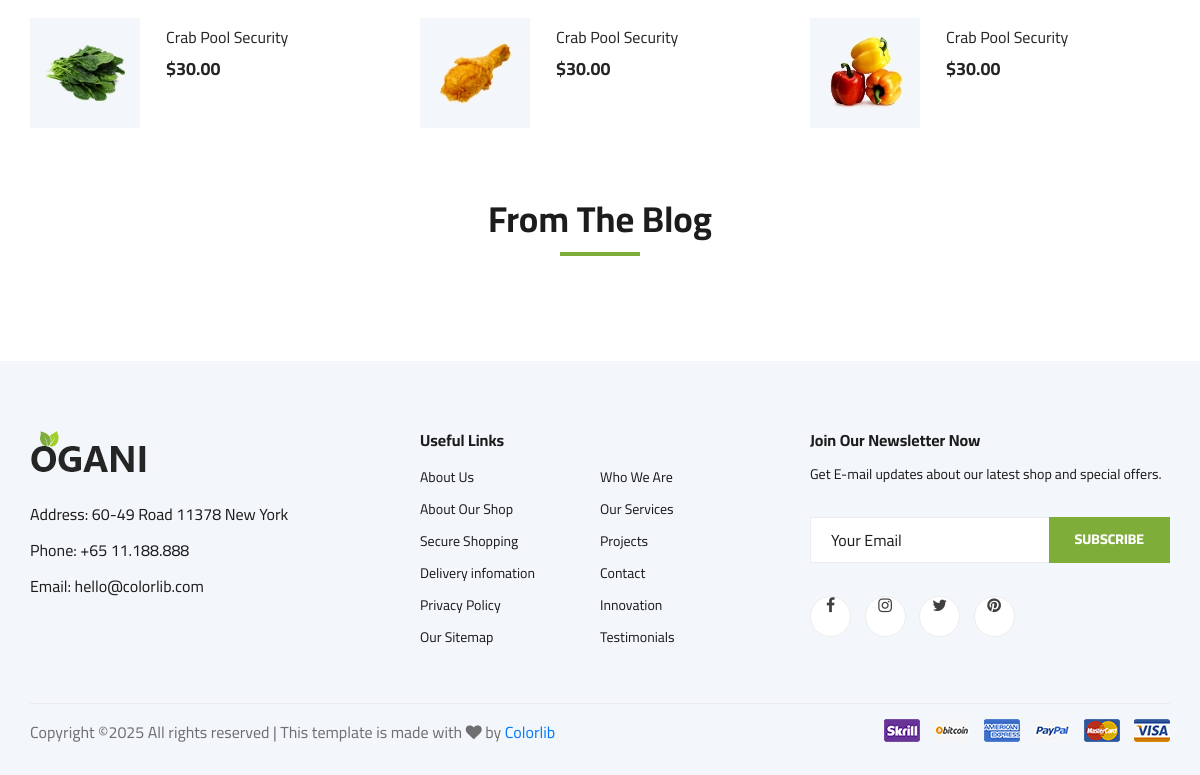
The app's page / (lower part), older data.
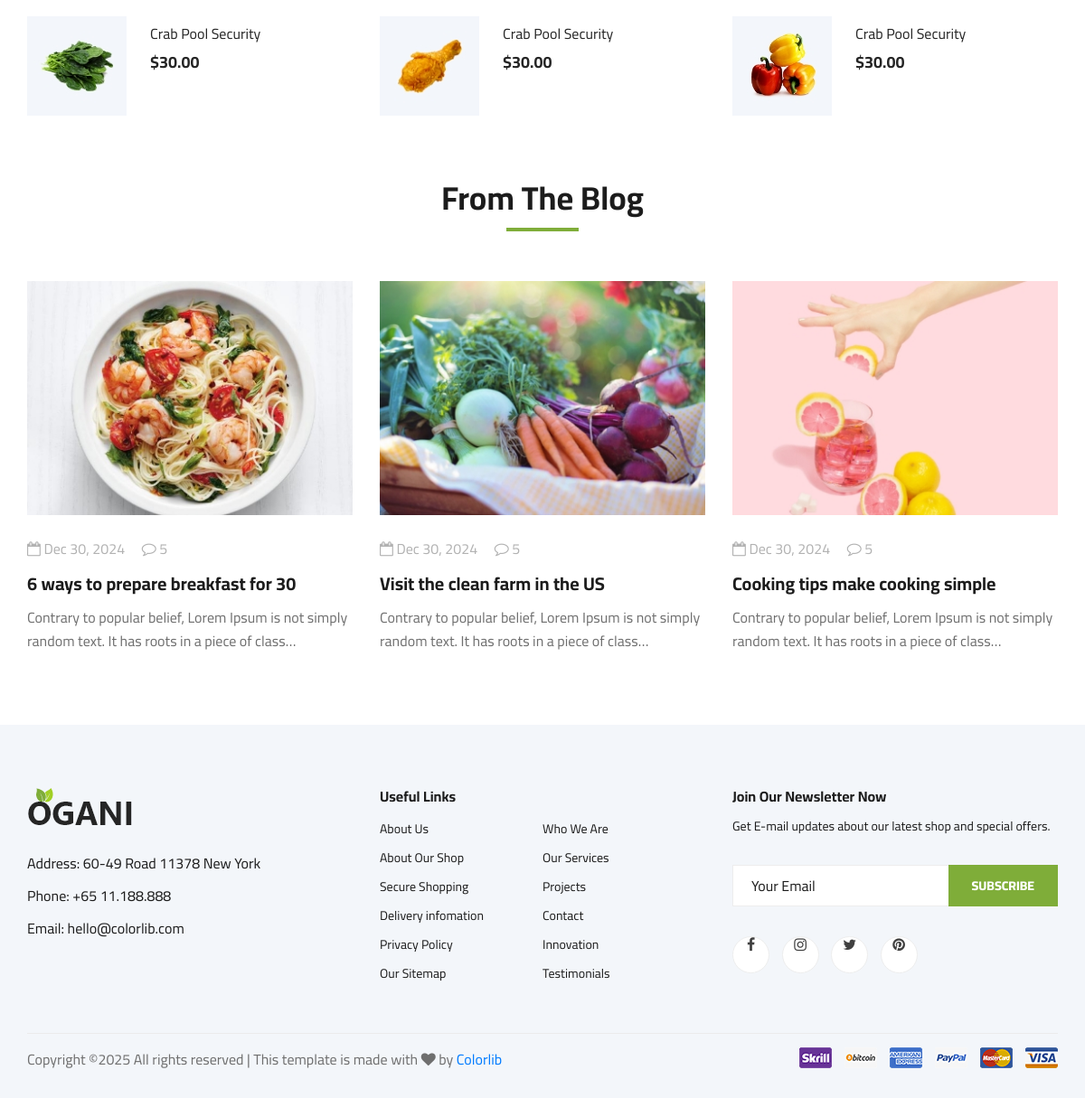
The same page, newer data.
### blog/models.py (models this page shows, shortened)
class BlogModel(models.Model):
    title = models.CharField(max_length=255)
    blog_category = models.ForeignKey(BlogCategory, on_delete=models.CASCADE)
    author = models.ForeignKey(UserAccount, on_delete=models.PROTECT)
    blog_img = models.ImageField(upload_to='blog/images', blank=True, null=True)
    blog_thumb = models.ImageField(upload_to='blog/thumbnails', blank=True, null=True)
    blog_body = models.TextField()
    created_at = models.DateTimeField(auto_now_add=True)
    edited_at = models.DateTimeField(auto_now_add=True)

### home/views.py (the view)
# urls.py: path('', views.home_view, name='home_page'),
def home_view(request):
    html_file_name = 'home/home.html'
    all_categories = ProductCategory.objects.all()
    all_products = Product.objects.all()
    user_search_key = ProductSearchForm()
    getting_blogs = BlogModel.objects.all()[:3]
    context = {
        'categories': all_categories,
        'products': all_products,
        'search_form': user_search_key,
        'blogs': getting_blogs,
    }
    return render(request, html_file_name, context)

### contact/contact_form.py (shortened to what this page needs)
class NewsLetterForm(forms.ModelForm):
    class Meta:
        model = NewsLetterModel
        fields = ['email']
    def __init__(self, *args, **kwargs):
        super(NewsLetterForm, self).__init__(*args, **kwargs)
        self.fields['email'].widget.attrs['placeholder'] = 'Your Email'

### home/search_form.py
class ProductSearchForm(forms.Form):
    search_key = forms.CharField(max_length=100, required=True)

### processors/cart_product_count.py (called while the page is built)
def product_in_cart_count(request):
    product_count = 0
    current_user = request.user
    try:
        if current_user.is_authenticated:
            all_cart_products = CartProduct.objects.all().filter(user=current_user)
            product_count = all_cart_products.count()
    except CartProduct.DoesNotExist:
        product_count = 0
    return dict(counter = product_count)

### processors/make_newsletter_form_available.py (called while the page is built)
def newsletter_for_all_app(request):
    return {'newsletter_form': NewsLetterForm()}

### product/models.py (called while the page is built)
    def __str__(self):
        return self.product_category

### templates/home/home.html (shortened to what the changed rows need)
{% extends 'index.html' %}
{% load static %}
{% block content %}
    <section class="from-blog spad">
        <div class="container">
            <div class="row">
                <div class="col-lg-12">
                    <div class="section-title from-blog__title">
                        <h2>From The Blog</h2>
                    </div>
                </div>
            </div>
            <div class="row">
            {% for blog in blogs%}
                <div class="col-lg-4 col-md-4 col-sm-6">
                    <div class="blog__item">
                        <div class="blog__item__pic">
                            <img src="{{ blog.blog_thumb.url }}" alt="">
                        </div>
                        <div class="blog__item__text">
                            <ul>
                                <li><i class="fa fa-calendar-o"></i> {{ blog.created_at | date:"M d, Y"}}</li>
                                <li><i class="fa fa-comment-o"></i> 5</li>
                            </ul>
                            <h5><a href="{% url 'blog:blog_details' blog.id %}">{{ blog.title }}</a></h5>
                            <p>{{ blog.blog_body | truncatechars:100 | striptags }}</p>
                        </div>
                    </div>
                </div>
            {% endfor %}
            </div>
        </div>
    </section>
    {% endblock %}

Row changes from the older to the newer data that the page shows:
added BlogModel: blog_thumb (picture), created_at "Dec 30, 2024", title "6 ways to prepare breakfast for 30", blog_body "Contrary to popular belief, Lorem Ipsum is not simply random text. It has roots in a piece of class…"
added BlogModel: blog_thumb (picture), created_at "Dec 30, 2024", title "Visit the clean farm in the US", blog_body "Contrary to popular belief, Lorem Ipsum is not simply random text. It has roots in a piece of class…"
added BlogModel: blog_thumb (picture), created_at "Dec 30, 2024", title "Cooking tips make cooking simple", blog_body "Contrary to popular belief, Lorem Ipsum is not simply random text. It has roots in a piece of class…"
